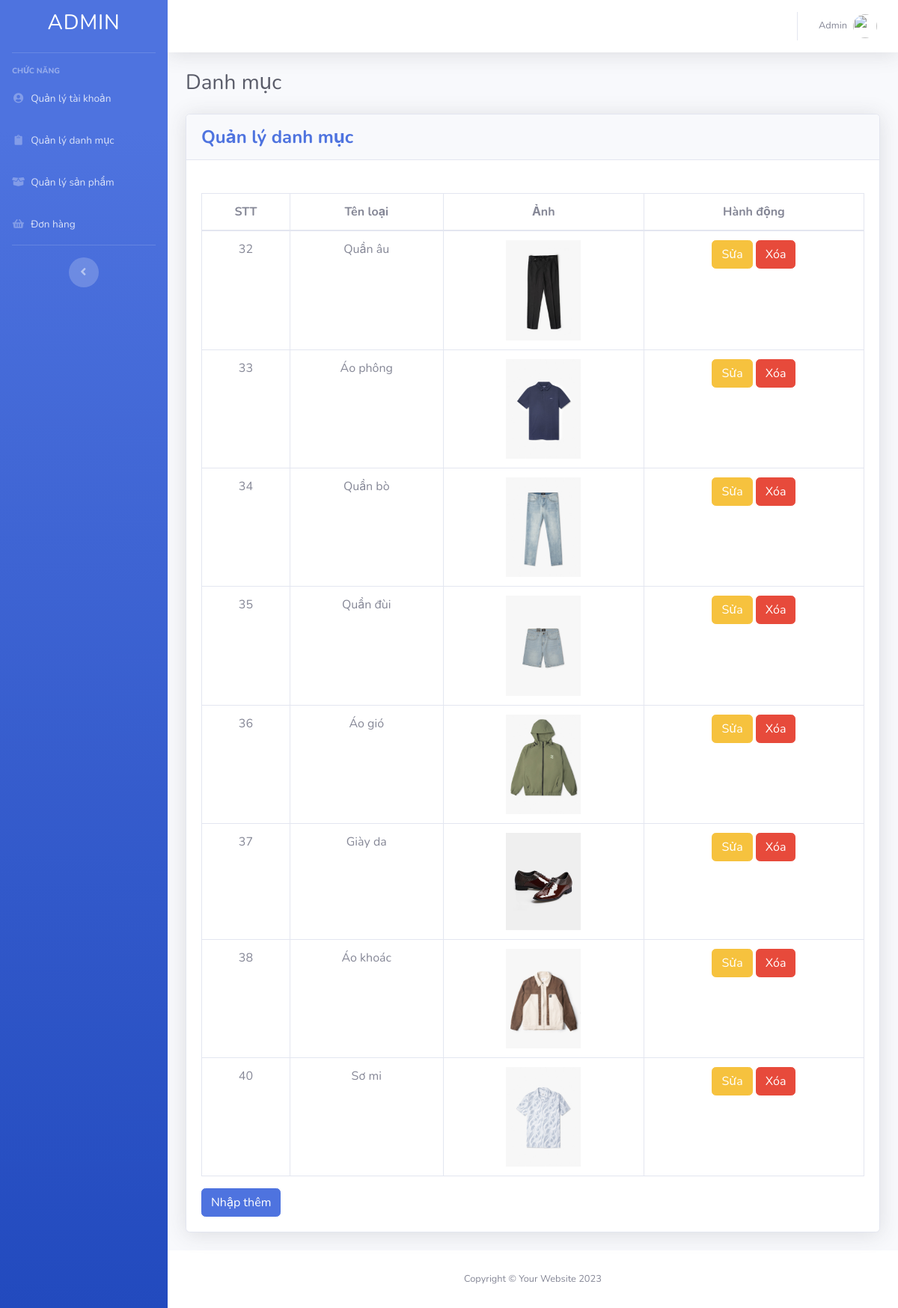
The app's page /Admin/index.php?act=listdm with its own data.
### tables this page shows
CREATE TABLE `danhmuc` (
  `id` int NOT NULL,
  `tendm` varchar(255) NOT NULL,
  `img` varchar(255) DEFAULT NULL
);

### model/pdo.php (called while the page is built, shortened)
<?php
function pdo_get_connection(){
    $dburl = "mysql:host=localhost;dbname=duan_1_banhang;charset=utf8";
    $username = 'root';
    $password = '';
    $conn = new PDO($dburl, $username, $password);
    $conn->setAttribute(PDO::ATTR_ERRMODE, PDO::ERRMODE_EXCEPTION);
    return $conn;
}
function pdo_query($sql){
    $sql_args = array_slice(func_get_args(), 1);
    try{
        $conn = pdo_get_connection();
        $stmt = $conn->prepare($sql);
        $stmt->execute($sql_args);
        $rows = $stmt->fetchAll();
        return $rows;
    }
    catch(PDOException $e){
        throw $e;
    }
    finally{
        unset($conn);
    }
}

### model/danhmuc.php (called while the page is built, shortened)
<?php
function loadall_danhmuc()
{
    $sql = "select * from danhmuc order by id asc";
    $listdanhmuc = pdo_query($sql);
    return $listdanhmuc;
}
?>

### Admin/danhmuc/list.php (the view, shortened to what this page needs)
<div class="container-fluid">
    <div class="d-sm-flex align-items-center justify-content-between mb-4">
        <h1 class="h3 mb-0 text-gray-800">Danh mục</h1>
    </div>
    <div class="card shadow mb-4">
        <div class="card-header py-3">
            <h4 class="m-0 font-weight-bold text-primary">Quản lý danh mục</h4>
        </div>
        <div class="card-body">
            <div class="table-responsive">
                <br>
                <table class="table table-bordered text-center" id="dataTable" width="100%" cellspacing="0">
                    <thead>
                        <tr>
                            <th>STT</th>
                            <th>Tên loại</th>
                            <th>Ảnh</th>
                            <th>Hành động</th>
                        </tr>
                    </thead>
                    <tbody>
                        <?php foreach ($listdanhmuc as $danhmuc) :
                            extract($danhmuc);
                            $suadm = "index.php?act=suadm&id=" . $id;
                            $xoadm = "index.php?act=xoadm&id=" . $id;
                            $hinhpath = "../upload_file/" . $img;
                            ?>
                            <tr>
                                <td><?=$id ?></td>
                                <td><?=$tendm ?></td>
                                <td><img src="<?= $hinhpath?>" width="100px" alt=""></td>
                                <td> <a href="<?=$suadm ?>"><input type="button" class=" btn btn-warning" value="Sửa"></a>
                                    <a href="<?=$xoadm ?>" onclick="return confirmDeletedm()" ><input type="button" class="  btn btn-danger " value="Xóa"></a>
                                </td>
                            </tr>
                        <?php endforeach;?>
                    </tbody>
                </table>
                <form action="">
                    <a href="index.php?act=adddm"><input type="button" class="btn btn-primary" value="Nhập thêm"></a>
                </form>
            </div>
        </div>
    </div>
</div>
</div>

### records on screen
danhmuc: id "32", tendm "Quần âu", img (picture)
danhmuc: id "33", tendm "Áo phông", img (picture)
danhmuc: id "34", tendm "Quần bò", img (picture)
danhmuc: id "35", tendm "Quần đùi", img (picture)
danhmuc: id "36", tendm "Áo gió", img (picture)
danhmuc: id "37", tendm "Giày da", img (picture)
danhmuc: id "38", tendm "Áo khoác", img (picture)
danhmuc: id "40", tendm "Sơ mi", img (picture)
